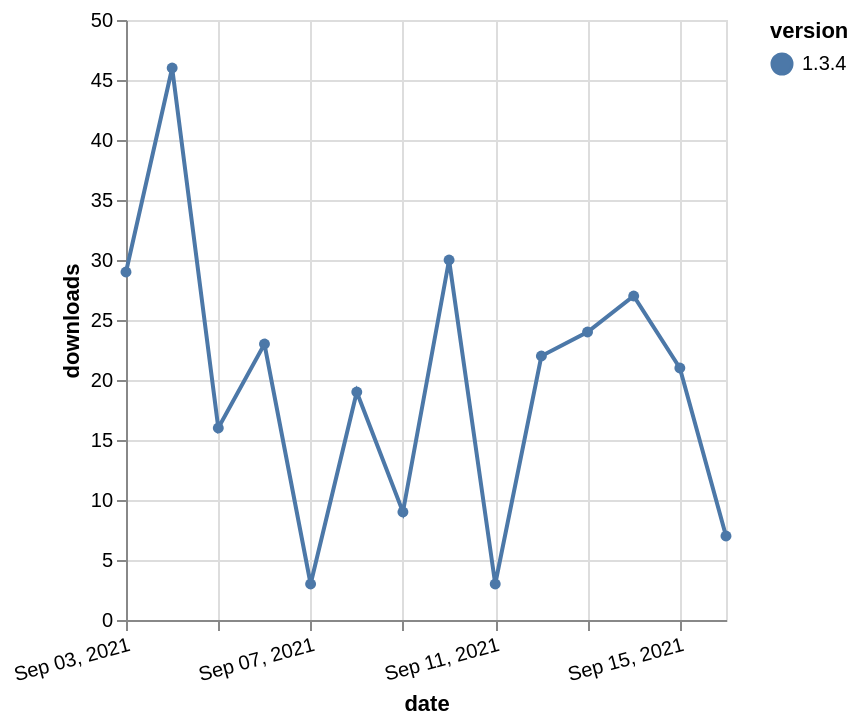

Describe this chart as a Vega-Lite specification.
### Vega-Lite specification from a JSON file in a GitHub repository (floating-point values rounded to 4 significant figures)
{"$schema": "https://vega.github.io/schema/vega-lite/v5.json", "description": "A simple bar chart with embedded data.", "data": {"values": [{"date": "2021-09-03", "total": 10838, "delta": 29, "version": "1.3.4"}, {"date": "2021-09-04", "total": 10884, "delta": 46, "version": "1.3.4"}, {"date": "2021-09-05", "total": 10900, "delta": 16, "version": "1.3.4"}, {"date": "2021-09-06", "total": 10923, "delta": 23, "version": "1.3.4"}, {"date": "2021-09-07", "total": 10926, "delta": 3, "version": "1.3.4"}, {"date": "2021-09-08", "total": 10945, "delta": 19, "version": "1.3.4"}, {"date": "2021-09-09", "total": 10954, "delta": 9, "version": "1.3.4"}, {"date": "2021-09-10", "total": 10984, "delta": 30, "version": "1.3.4"}, {"date": "2021-09-11", "total": 10987, "delta": 3, "version": "1.3.4"}, {"date": "2021-09-12", "total": 11009, "delta": 22, "version": "1.3.4"}, {"date": "2021-09-13", "total": 11033, "delta": 24, "version": "1.3.4"}, {"date": "2021-09-14", "total": 11060, "delta": 27, "version": "1.3.4"}, {"date": "2021-09-15", "total": 11081, "delta": 21, "version": "1.3.4"}, {"date": "2021-09-16", "total": 11088, "delta": 7, "version": "1.3.4"}]}, "width": "container", "mark": {"type": "line", "point": {"filled": true}}, "encoding": {"x": {"field": "date", "type": "temporal", "timeUnit": "yearmonthdate", "title": "date", "axis": {"labelAngle": -15}}, "y": {"field": "delta", "type": "quantitative", "title": "downloads"}, "color": {"field": "version", "type": "nominal"}, "tooltip": {"field": "delta"}}}
